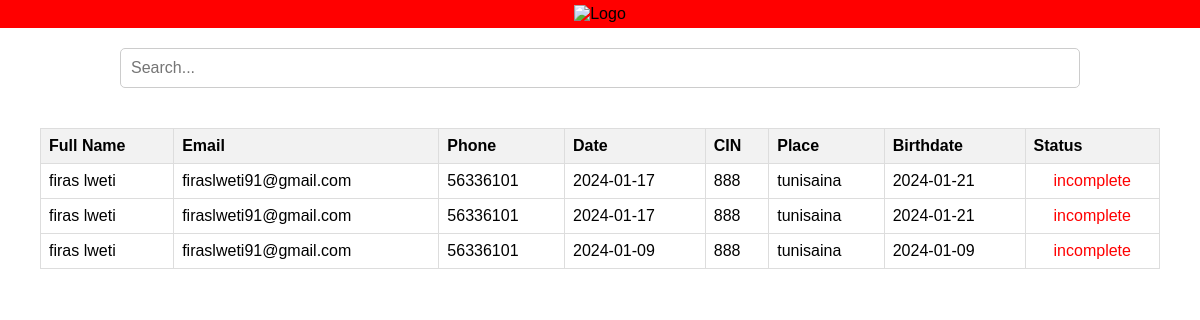
Screenshot of /admin/waitlist.php with the database file from the repository.
### tables this page shows
CREATE TABLE `rendezvous` (
  `id` int(11) NOT NULL,
  `username` varchar(50) NOT NULL,
  `email` text NOT NULL,
  `phone` int(8) NOT NULL,
  `date` date NOT NULL,
  `cin` int(50) NOT NULL,
  `place` text NOT NULL,
  `birthdate` date NOT NULL,
  `situation` text NOT NULL
);

### admin/waitlist.php (the view, shortened to what this page needs)
<!DOCTYPE html>
<html lang="en">
<head>
</head>
<body>
    <nav>
        <img src="images/pngegg.png" alt="Logo">
    </nav>
    <div class="bar">
        <input type="search" id="search-bar" placeholder="Search...">
    </div>
    <div class="mar">
        <table>
            <thead>
                <tr>
                    <th>Full Name</th>
                    <th>Email</th>
                    <th>Phone</th>
                    <th>Date</th>
                    <th>CIN</th>
                    <th>Place</th>
                    <th>Birthdate</th>
                    <th>Status</th>
                </tr>
            </thead>
            <tbody>
            <?php
                include "../server.php";
                $aina = "SELECT * FROM rendezvous WHERE situation LIKE 'incomplete'";
                $result = mysqli_query($conn, $aina);
                if ($result) {
                    while ($row = mysqli_fetch_assoc($result)) {
                        $statusClass = ($row['situation'] == 'complete') ? 'complete' : 'incomplete';
                        echo "
                            <tr>
                                <td>{$row['username']}</td>
                                <td>{$row['email']}</td>
                                <td>{$row['phone']}</td>
                                <td>{$row['date']}</td>
                                <td>{$row['cin']}</td>
                                <td>{$row['place']}</td>
                                <td>{$row['birthdate']}</td>
                                <td class='status $statusClass'>
                                    <a href='update_status.php?id={$row['id']}'>{$row['situation']}</a>
                                </td>
                            </tr>
                        ";
                    }
                } else {
                    echo "Error: " . mysqli_error($conn);
                }
                ?>
            </tbody>
        </table>
    </div>
</body>
</html>

### admin/waitlist.php (style rules this page uses)
body { padding: 0; margin: 0; font-family: 'Arial', sans-serif; }
nav { background-color: red; padding: 5px; text-align: center; }
nav img { width: 40px; }
.bar { margin: 20px 0; text-align: center; }
#search-bar { padding: 10px; width: 80%; border: 1px solid #ccc; border-radius: 5px; font-size: 16px; }
a { text-decoration: none; color: red; }
table { width: 100%; border-collapse: collapse; margin-top: 20px; }
th, td { border: 1px solid #ddd; padding: 8px; text-align: left; }
th { background-color: #f2f2f2; }
.mar { margin: 40px; }
td.status { text-align: center; }
.incomplete { color: red; }

### rows the page displays
rendezvous: username "firas lweti", email "firaslweti91@gmail.com", phone "56336101", date "2024-01-17", cin "888", place "tunisaina", birthdate "2024-01-21", situation "incomplete"
rendezvous: username "firas lweti", email "firaslweti91@gmail.com", phone "56336101", date "2024-01-17", cin "888", place "tunisaina", birthdate "2024-01-21", situation "incomplete"
rendezvous: username "firas lweti", email "firaslweti91@gmail.com", phone "56336101", date "2024-01-09", cin "888", place "tunisaina", birthdate "2024-01-09", situation "incomplete"
